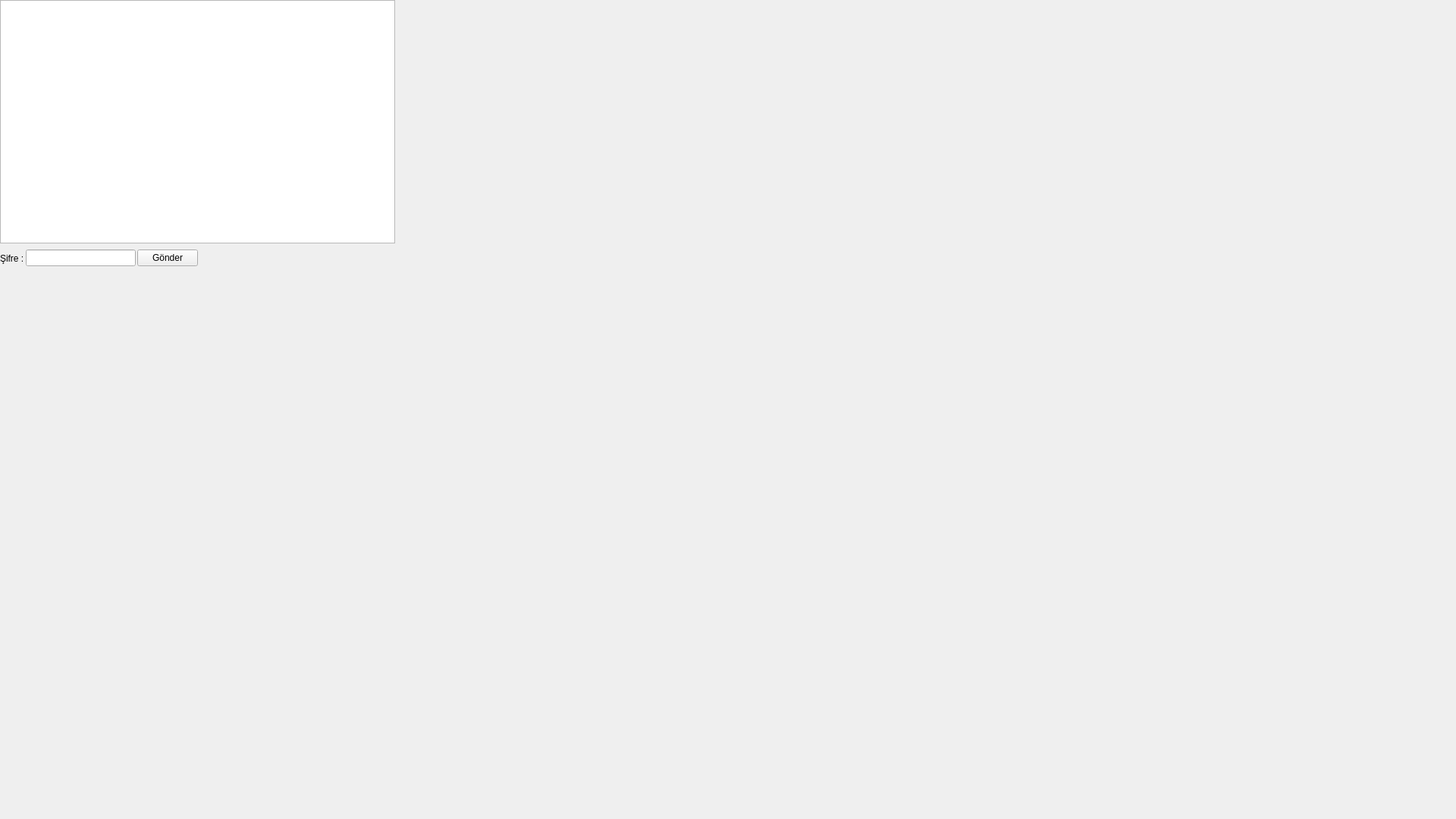
<?xml version="1.0" encoding="UTF-8"?>
<ui version="4.0">
 <class>MainForm</class>
 <widget class="QWidget" name="MainForm">
  <property name="geometry">
   <rect>
    <x>0</x>
    <y>0</y>
    <width>1920</width>
    <height>1080</height>
   </rect>
  </property>
  <property name="sizePolicy">
   <sizepolicy hsizetype="Expanding" vsizetype="Preferred">
    <horstretch>0</horstretch>
    <verstretch>0</verstretch>
   </sizepolicy>
  </property>
  <property name="windowTitle">
   <string>Şahi Kontrol</string>
  </property>
  <widget class="QChartView" name="graphicsView">
   <property name="geometry">
    <rect>
     <x>0</x>
     <y>0</y>
     <width>521</width>
     <height>321</height>
    </rect>
   </property>
  </widget>
  <widget class="QWidget" name="horizontalLayoutWidget">
   <property name="geometry">
    <rect>
     <x>0</x>
     <y>320</y>
     <width>261</width>
     <height>41</height>
    </rect>
   </property>
   <layout class="QHBoxLayout" name="ly_password">
    <property name="spacing">
     <number>2</number>
    </property>
    <item>
     <widget class="QLabel" name="lb_password">
      <property name="sizePolicy">
       <sizepolicy hsizetype="Minimum" vsizetype="Preferred">
        <horstretch>0</horstretch>
        <verstretch>0</verstretch>
       </sizepolicy>
      </property>
      <property name="text">
       <string>Şifre :</string>
      </property>
     </widget>
    </item>
    <item>
     <widget class="QLineEdit" name="le_password">
      <property name="sizePolicy">
       <sizepolicy hsizetype="Expanding" vsizetype="Fixed">
        <horstretch>4</horstretch>
        <verstretch>0</verstretch>
       </sizepolicy>
      </property>
     </widget>
    </item>
    <item>
     <widget class="QPushButton" name="pb_sendPassword">
      <property name="minimumSize">
       <size>
        <width>0</width>
        <height>0</height>
       </size>
      </property>
      <property name="text">
       <string>Gönder</string>
      </property>
     </widget>
    </item>
   </layout>
  </widget>
  <widget class="QWidget" name="verticalLayoutWidget">
   <property name="geometry">
    <rect>
     <x>520</x>
     <y>0</y>
     <width>281</width>
     <height>321</height>
    </rect>
   </property>
   <layout class="QVBoxLayout" name="ly_gyro"/>
  </widget>
  <widget class="VideoPlayer" name="video_player" native="true">
   <property name="geometry">
    <rect>
     <x>800</x>
     <y>0</y>
     <width>791</width>
     <height>591</height>
    </rect>
   </property>
  </widget>
 </widget>
 <customwidgets>
  <customwidget>
   <class>QChartView</class>
   <extends>QGraphicsView</extends>
   <header>QtCharts</header>
  </customwidget>
  <customwidget>
   <class>VideoPlayer</class>
   <extends>QWidget</extends>
   <header>videoplayer.h</header>
   <container>1</container>
  </customwidget>
 </customwidgets>
 <resources/>
 <connections/>
</ui>
